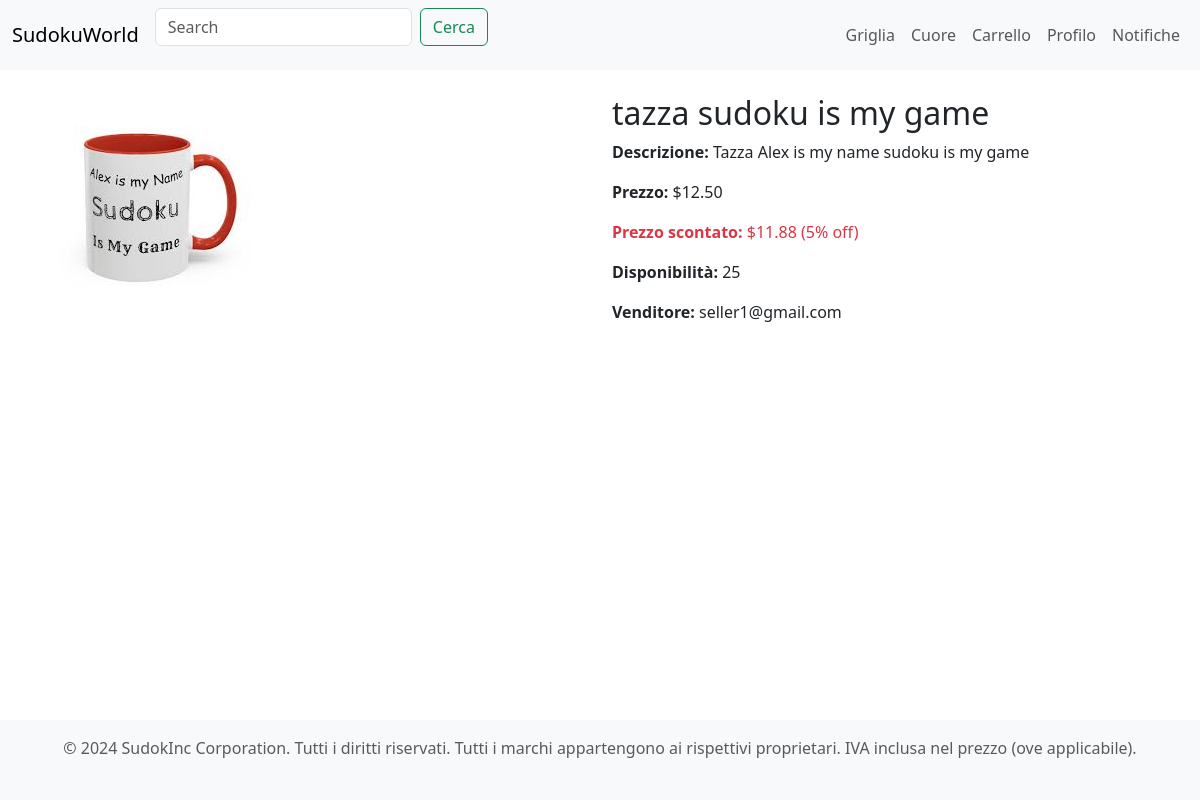
/pages/product.php?id=4, run on the app's committed database.
### tables this page shows
create table PRODUCT (
    id_product int not null auto_increment,
    name varchar(128) not null,
    description varchar(1024) not null,
    price int not null,
    image varchar(128) not null,
    discount int not null,
    availability int not null,
    removed char not null,
    email varchar(64) not null,
    category_tag varchar(32) not null,
    constraint ID_PRODUCT_ID primary key (id_product)
);

### database/Database.php (called while the page is built, shortened)
<?php
class Database
{
    private $db;
    public function __construct($servername, $username, $password, $dbname, $port)
    {
        $this->db = new mysqli($servername, $username, $password, $dbname, $port);
    }
    public function query($query, $param_types, ...$params)
    {
        $stmt = $this->db->prepare($query);
        if ($param_types !== '') {
            $stmt->bind_param($param_types, ...$params);
        }
        $stmt->execute();
        return $stmt->get_result()->fetch_all(MYSQLI_ASSOC);
    }
    public function getProduct($id)
    {
        $query = "SELECT * FROM PRODUCT p WHERE id_product = ?";
        return $this->query($query, 'i', $id);
    }
}

### includes/bootstrap.php (called while the page is built, shortened)
<?php
require_once("../database/Database.php");
$db = new Database("db", "root", "example", "SUDOKUWORLD", 3306);

### classes/Product.php (called while the page is built, shortened)
<?php
class Product
{
    private $name;
    private $price;
    private $description;
    private $img;
    private $seller_email;
    private $discount;
    private $availability;
    public function __construct($id_product, $name, $price, $description, $image, $email, $category_tag, $discount, $availability, $removed = 0)
    {
        $this->name = $name;
        $this->price = $price / 100;
        $this->description = $description;
        $this->img = $image;
        $this->seller_email = $email;
        $this->discount = $discount;
        $this->availability = $availability;
    }
    public function getName()
    {
        return $this->name;
    }
    public function getPrice()
    {
        return $this->price;
    }
    public function getDescription()
    {
        return $this->description;
    }
    public function getImg()
    {
        return $this->img;
    }
    public function getSellerEmail()
    {
        return $this->seller_email;
    }
    public function getDiscount()
    {
        return $this->discount;
    }
    public function getAvailability()
    {
        return $this->availability;
    }
    public function getFinalPrice($sudoku_solved)
    {
        $discountPrice = $this->price * (1 - $this->discount / 100);
        return $discountPrice;
    }
}

### pages/product.php (the view, shortened to what this page needs)
<?php
include_once("../includes/bootstrap.php");
require_once("../classes/Product.php");
$productList = $db->getProduct($_GET["id"]);
$product = new Product(...$productList[0]);
$sudoku_solved = false;
include '../includes/header.php';
?>
<div class="container mt-4">
    <div class="row">
        <div class="col-md-6">
            <img src="<?= htmlspecialchars($product->getImg()) ?>" class="img-fluid" alt="<?= htmlspecialchars($product->getName()) ?>">
        </div>
        <div class="col-md-6">
            <h2><?= htmlspecialchars($product->getName()) ?></h2>
            <p><strong>Descrizione:</strong> <?= htmlspecialchars($product->getDescription()) ?></p>
            <p><strong>Prezzo:</strong> $<?= number_format($product->getPrice(), 2) ?></p>
            <?php if ($product->getDiscount() > 0): ?>
                <p class="text-danger"><strong>Prezzo scontato:</strong> $<?= number_format($product->getFinalPrice($sudoku_solved), 2) ?> (<?= $product->getDiscount($sudoku_solved) ?>% off)</p>
            <?php endif; ?>
            <p><strong>Disponibilit&agrave;:</strong> <?= $product->getAvailability() ?></p>
            <p><strong>Venditore:</strong> <?= htmlspecialchars($product->getSellerEmail()) ?></p>
        </div>
    </div>
</div>
<?php
include '../includes/footer.php';
?>

### data on the page
product: image (picture), name "tazza sudoku is my game", description "Tazza Alex is my name sudoku is my game", discount "11.88", discount "5", availability "25", email "seller1@gmail.com"

### other printed values
$product->getPrice() "12.50"
